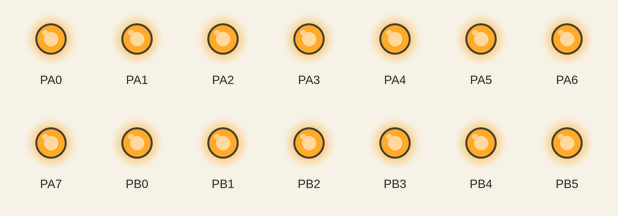
This program was run on a simulated ATmega128, built with avr-gcc and emulated at 7.3728 MHz. Parts: output pins drawn as LEDs (lit = HIGH). At 0.0 s the program stops and its outputs stay as they are.

Above: at 0.1 s.
Timing chart, 0 to 1.5 s (numbered marks = the images above):
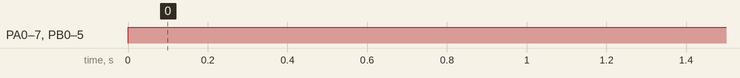

The program:

main.c
```c
/*
 * PORT_TEST.c
 *
 * Created: 2020-06-12 오후 2:10:29
 * Author : PKNU
 */

#include <avr/io.h> //io:입출력

int main()
{
	DDRA = 0xFF;	//포트A를 출력으로 설정_방향설정
	DDRB = 0xFF;
	DDRC = 0xFF;
	DDRD = 0xFF;
	DDRE = 0xFF;
	DDRF = 0xFF;
	DDRG = 0xFF;
	while(1)
	{
		PORTA = 0xFF;	//포트A 0번~7번 핀 5v
		PORTB = 0XFF;
		PORTC = 0XFF;
		PORTD = 0XFF;
		PORTE = 0XFF;
		PORTF = 0XFF;
		PORTG = 0XFF;
	}
	return 0;
}
```

Measured:
- by itself, PA0–7, PB0–5: LOW → HIGH at 0.00 s
